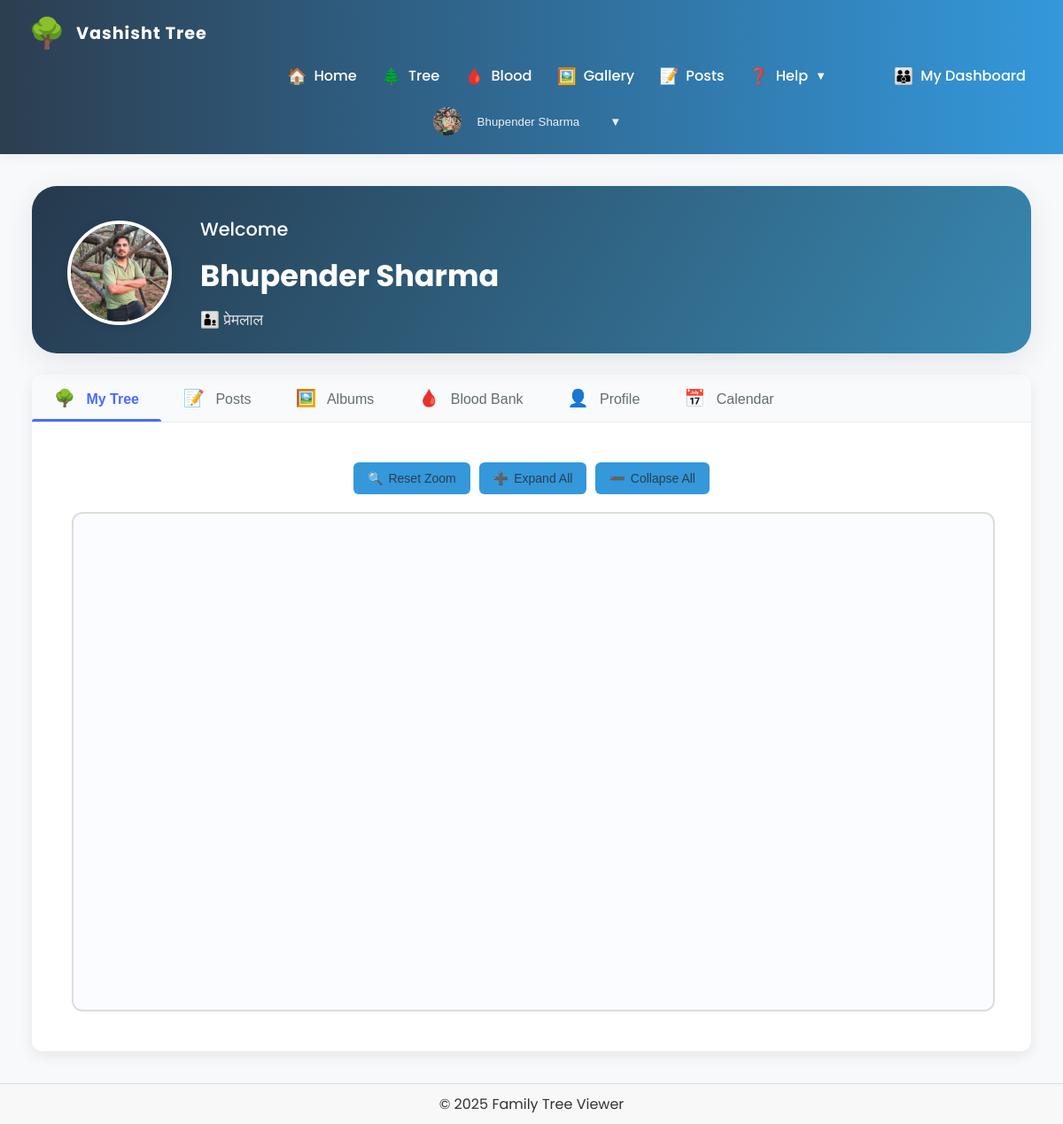
The page /dashboard/ (signed in) on the database its author committed.
### treeapp/models.py (models this page shows, shortened)
class UserProfile(models.Model):
    BLOOD_GROUP_CHOICES = [
        ('A+', 'A+'),
        ('A-', 'A-'),
        ('B+', 'B+'),
        ('B-', 'B-'),
        ('AB+', 'AB+'),
        ('AB-', 'AB-'),
        ('O+', 'O+'),
        ('O-', 'O-'),
    ]
    GENDER_CHOICES = [
        ('M', 'Male'),
        ('F', 'Female'),
        ('O', 'Other'),
    ]
    user = models.OneToOneField(User, on_delete=models.CASCADE)
    family_root = models.ForeignKey(FamilyMember, null=True, blank=True, on_delete=models.SET_NULL, related_name='root_for_users')
    last_child = models.ForeignKey(FamilyMember, null=True, blank=True, on_delete=models.SET_NULL, related_name='last_child_for_users')
    member_id = models.ForeignKey(FamilyMember, null=True, blank=True, on_delete=models.SET_NULL, related_name='member_id_for_users')
    name = models.CharField(max_length=100, blank=True, null=True)
    father_name = models.CharField(max_length=100, blank=True, null=True)
    phone = models.CharField(max_length=20, blank=True, null=True)
    plain_password = models.CharField(max_length=100, blank=True, null=True)
    email_verified = models.BooleanField(default=False)
    email_verification_token = models.CharField(max_length=100, blank=True, null=True)
    blood_group = models.CharField(max_length=3, choices=BLOOD_GROUP_CHOICES, blank=True, null=True)
    is_blood_donor = models.BooleanField(default=False)
    hide_from_donor_list = models.BooleanField(default=False)
    picture = models.ImageField(upload_to='profile_pictures/', null=True, blank=True)
    date_of_birth = models.DateField(null=True, blank=True)
    gender = models.CharField(max_length=1, choices=GENDER_CHOICES, blank=True, null=True)
    marital_status = models.CharField(max_length=20, choices=[('single', 'Single'), ('married', 'Married'), ('divorced', 'Divorced'), ('widowed', 'Widowed')], blank=True, null=True)
    anniversary_date = models.DateField(null=True, blank=True)
    is_suspended = models.BooleanField(default=False)

class FamilyMember(models.Model):
    name = models.CharField(max_length=100)
    parent = models.ForeignKey('self', null=True, blank=True, on_delete=models.SET_NULL, related_name='children')
    photo = models.ImageField(upload_to='family_photos/', null=True, blank=True)
    date_of_birth = models.DateField(null=True, blank=True)
    year_of_birth = models.PositiveIntegerField(null=True, blank=True)
    year_of_death = models.PositiveIntegerField(null=True, blank=True)

### treeapp/views_dashboard.py (the view)
# urls.py: path('dashboard/', views_dashboard.user_dashboard, name='user_dashboard'),
@login_required
def user_dashboard(request):
    user = request.user
    user_profile = UserProfile.objects.get(user=user)
    family_members = UserProfile.objects.filter(family_root=user_profile.family_root).exclude(user=user)
    today = timezone.now().date()
    birthday_members = UserProfile.objects.filter(
        date_of_birth__month=today.month,
        date_of_birth__day=today.day
    ).exclude(user=user)
    anniversary_members = UserProfile.objects.filter(
        marital_status='married',
        anniversary_date__month=today.month,
        anniversary_date__day=today.day
    ).exclude(user=user)
    custom_notifications = CustomNotification.objects.filter(
        is_active=True
    ).exclude(
        message__icontains='suspended'
    ).order_by('-created_at')
    calendar_events = []
    for member in UserProfile.objects.filter(family_root=user_profile.family_root):
        if member.date_of_birth:
            for year in range(today.year, today.year + 6):
                event_date = member.date_of_birth.replace(year=year)
                if event_date >= today:
                    calendar_events.append({
                        'type': 'birthday',
                        'title': f"{member.name}'s Birthday",
                        'start': event_date.isoformat(),
                        'backgroundColor': '#4CAF50',
                        'borderColor': '#4CAF50'
                    })
    for member in UserProfile.objects.filter(family_root=user_profile.family_root, marital_status='married'):
        if member.anniversary_date:
            for year in range(today.year, today.year + 6):
                event_date = member.anniversary_date.replace(year=year)
                if event_date >= today:
                    calendar_events.append({
                        'type': 'anniversary',
                        'title': f"{member.name}'s Anniversary",
                        'start': event_date.isoformat(),
                        'backgroundColor': '#ff7e5f',
                        'borderColor': '#feb47b'
                    })
    context = {
        'user_profile': user_profile,
        'family_members': family_members,
        'birthday_members': birthday_members,
        'anniversary_members': anniversary_members,
        'custom_notifications': custom_notifications,
        'calendar_events': calendar_events,
    }
    return render(request, 'treeapp/user_dashboard.html', context)

### treeapp/templates/treeapp/user_dashboard.html (shortened to what this page needs)
{% extends 'treeapp/base.html' %}
{% load static %}
{% block extra_head %}
<link rel="stylesheet" href="https://cdnjs.cloudflare.com/ajax/libs/font-awesome/6.0.0/css/all.min.css">
{% endblock %}
{% block content %}
<div class="user-dashboard">
    <div class="dashboard-header">
        <div class="dashboard-header-left">
            {% if user_profile.picture %}
                <img src="{{ user_profile.picture.url }}" class="profile-pic" alt="User Profile Picture">
            {% else %}
                <div class="profile-pic default-avatar">
                    {{ request.user.username.0|upper }}
                </div>
            {% endif %}
            <div class="user-info">
                <div class="welcome">Welcome</div>
                <div class="username">
                    {{ user_profile.name|default:request.user.get_full_name|default:request.user.username }}
                </div>
                {% if user_profile.member_id and user_profile.member_id.parent %}
                    <div class="fathername">👨‍👦 {{ user_profile.member_id.parent.name }}</div>
                {% endif %}
            </div>
        </div>
    </div>
    <div class="tab-container">
        <div class="tab-navigation">
            <button class="tab-button active" data-tab="mytree">
                <span class="tab-icon">🌳</span> My Tree
            </button>
            <button class="tab-button" data-tab="posts">
                <span class="tab-icon">📝</span> Posts
            </button>
            <button class="tab-button" data-tab="albums">
                <span class="tab-icon">🖼️</span> Albums
            </button>
            <button class="tab-button" data-tab="blood">
                <span class="tab-icon">🩸</span> Blood Bank
            </button>
            <button class="tab-button" data-tab="profile">
                <span class="tab-icon">👤</span> Profile
            </button>
            <button class="tab-button" data-tab="calendar">
                <span class="tab-icon">📅</span> Calendar
            </button>
        </div>
        <div class="tab-content">
            <div class="tab-panel active" id="mytree-panel">
                <div class="tree-controls">
                    <button id="reset-zoom" class="tree-control-btn">
                        <span class="btn-icon">🔍</span> <span class="btn-text">Reset Zoom</span>
                    </button>
                    <button id="expand-all" class="tree-control-btn">
                        <span class="btn-icon">➕</span> <span class="btn-text">Expand All</span>
                    </button>
                    <button id="collapse-all" class="tree-control-btn">
                        <span class="btn-icon">➖</span> <span class="btn-text">Collapse All</span>
                    </button>
                </div>
                {% if no_tree %}
                    <div style="text-align: center; padding: 50px 20px; background: white; border-radius: 12px; box-shadow: 0 5px 15px rgba(0,0,0,0.08); max-width: 600px; margin: 0 auto;">
                        <h2 style="color: #4a6bff; margin-bottom: 20px;">Your Family Tree</h2>
                        <p style="color: #666; margin-bottom: 20px;">Your account is not yet linked to the family tree. Please contact an administrator to set up your family connection.</p>
                    </div>
                {% else %}
                    <div id="tree-container" style="width: 100%; height: 70vh; position: relative;">
                        <svg id="tree-svg" width="100%" height="100%"></svg>
                        <div id="dynamic-modal-root" style="position: fixed; top: 0; left: 0; width: 100%; height: 100%; display: flex; justify-content: center; align-items: center; z-index: 1000; pointer-events: none;">
                        </div>
                    </div>
                {% endif %}
            </div>
        </div>
    </div>
</div>
{% endblock %}

### treeapp/templates/treeapp/base.html (shortened to what this page needs)
<!DOCTYPE html>
<html lang="en">
<head>
    {% load static %}
    <link rel="stylesheet" href="{% static 'treeapp/css/base.css' %}">
    <link rel="stylesheet" href="{% static 'treeapp/css/tree.css' %}">
    <link rel="stylesheet" href="{% static 'treeapp/css/mobile-fixes.css' %}">
    <link rel="stylesheet" href="{% static 'treeapp/css/modern-theme.css' %}">
    <link rel="stylesheet" href="{% static 'treeapp/css/style.css' %}">
    {% block extra_head %}{% endblock %}
</head>
<body>
    <div class="page-container">
        <nav class="navbar modern-navbar">
            <div class="navbar-brand">
                <a href="{% url 'index' %}" class="navbar-logo-link" style="font-size:2rem; text-decoration:none;">
                    <span class="navbar-logo-emoji" style="font-size:2.1rem;">🌳</span>
                    <span class="navbar-title">Vashisht Tree</span>
                </a>
            </div>
            <ul class="navbar-links" id="navbarLinks">
                <li><a href="{% url 'index' %}"><span class="nav-emoji">🏠</span> Home</a></li>
                <li><a href="{% url 'tree' %}?style=1"><span class="nav-emoji">🌲</span> Tree</a></li>
                <li><a href="{% url 'blood_bank' %}"><span class="nav-emoji">🩸</span> Blood</a></li>
                <li><a href="{% url 'gallery' %}"><span class="nav-emoji">🖼️</span> Gallery</a></li>
                <li><a href="{% url 'posts' %}"><span class="nav-emoji">📝</span> Posts</a></li>
                <li class="nav-item nav-help-dropdown">
                    <a href="#" class="nav-link nav-help-link">
                        <span class="nav-emoji">❓</span>
                        Help <span class="nav-caret">▼</span>
                    </a>
                </li>
                {% if user.is_authenticated %}
                    <li><a href="{% url 'user_dashboard' %}"><span class="nav-emoji">👪</span> My Dashboard</a></li>
                {% endif %}
            </ul>
            <div class="navbar-user">
                {% if user.is_authenticated %}
                    <div class="user-dropdown">
                        <button class="user-btn" id="userDropdownBtn">
                            <div class="sidebar-user-info">
                                <img src="{% if user.userprofile.picture %}{{ user.userprofile.picture.url }}{% else %}/static/default-avatar.png{% endif %}" alt="User" class="sidebar-user-avatar">
                                <span class="sidebar-user-name">{{ user.userprofile.name|default:user.username }}</span>
                                <span class="sidebar-user-caret">▼</span>
                            </div>
                        </button>
                    </div>
                {% else %}
                    <a href="{% url 'login' %}" class="btn-action btn-login">Login</a>
                    <a href="{% url 'register' %}" class="btn-action btn-register">Register</a>
                {% endif %}
            </div>
        </nav>
        <main class="main-content">
            {% block content %}{% endblock %}
        </main>
        <footer class="footer">
            &copy; 2025 Family Tree Viewer
        </footer>
    </div>
</body>
</html>

### treeapp/static/treeapp/css/base.css (style rules this page uses)
html, body { height: 100%; width: 100%; margin: 0; padding: 0; font-family: sans-serif; overflow-x: hidden; background: #fafdff; }
.page-container { display: flex; flex-direction: column; min-height: 100vh; }
.main-content { flex: 1; padding: 1rem; overflow: auto; }
.navbar { background: linear-gradient(to right, #34495e, #2c3e50); color: #fff; padding: 12px 20px; display: flex; justify-content: space-between; align-items: center; box-shadow: 0 2px 4px rgba(0,0,0,0.2); position: relative; z-index: 10; }
.footer { background-color: #f8f8f8; text-align: center; padding: 10px; border-top: 1px solid #ddd; }
@media (min-width: 769px) { .navbar { flex-direction: row; align-items: center; } }

### treeapp/static/treeapp/css/tree.css (style rules this page uses)
.tree-controls { display: flex; flex-wrap: wrap; gap: 10px; margin-bottom: 1rem; justify-content: center; }
.tree-controls button { background-color: #3498db; color: white; border: none; border-radius: 6px; padding: 10px 16px; font-size: 14px; cursor: pointer; transition: background-color 0.3s ease; }
#tree-container { position: relative; width: 100%; height: calc(100vh - 160px); overflow: hidden; border: 2px solid #ddd; border-radius: 12px; background: #fafcff; touch-action: none; -ms-touch-action: none; overscroll-behavior: contain }
#tree-svg { width: 100%; height: 100%; display: block; min-height: 350px; touch-action: none; }
.tree-controls { display: flex; flex-wrap: wrap; gap: 10px; margin-bottom: 1rem; justify-content: center; align-items: center; }
.tree-controls button { display: flex; align-items: center; gap: 6px; background-color: #3498db; color: white; border: none; border-radius: 6px; padding: 10px 16px; font-size: 14px; cursor: pointer; transition: background-color 0.3s ease; }
#tree-container { touch-action: none; -ms-touch-action: none; overscroll-behavior: contain; }

### treeapp/static/treeapp/css/modern-theme.css (style rules this page uses)
:root { --primary-color: #6a11cb; --primary-gradient: linear-gradient(135deg, #6a11cb 0%, #2575fc 100%); --secondary-color: #9c27b0; --secondary-gradient: linear-gradient(135deg, #9c27b0, #ba68c8); --accent-color: #4a6bff; --accent-gradient: linear-gradient(135deg, #4a6bff, #6c5ce7); --text-color: #333; --text-light: #666; --background-color: #f8f9fa; --card-background: #ffffff; --border-color: #e0e0e0; --shadow-sm: 0 2px 5px rgba(0,0,0,0.05); --shadow-md: 0 5px 15px rgba(0,0,0,0.08); --shadow-lg: 0 10px 25px rgba(0,0,0,0.12); --radius-sm: 8px; --radius-md: 12px; --radius-lg: 20px; --spacing-xs: 5px; --spacing-sm: 10px; --spacing-md: 15px; --spacing-lg: 20px; --spacing-xl: 30px; }
body { font-family: 'Poppins', sans-serif; background-color: var(--background-color); color: var(--text-color); line-height: 1.6; }

### rows shown on the page
UserProfile: picture (picture), name "Bhupender Sharma", member_id.parent.name "प्रेमलाल"

### other values the page prints
{{ user.userprofile.name|default:user.username }} "Bhupender Sharma"
